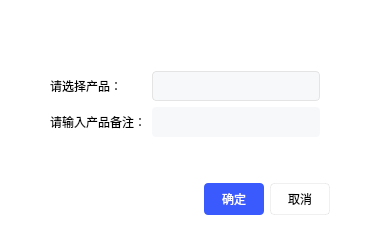
<?xml version="1.0" encoding="UTF-8"?>
<ui version="4.0">
 <class>CCChoseProductDialog</class>
 <widget class="QDialog" name="CCChoseProductDialog">
  <property name="geometry">
   <rect>
    <x>0</x>
    <y>0</y>
    <width>370</width>
    <height>226</height>
   </rect>
  </property>
  <property name="windowTitle">
   <string>Dialog</string>
  </property>
  <property name="styleSheet">
   <string notr="true">QDialog#CCChoseProductDialog{
background-color:white;
}</string>
  </property>
  <layout class="QVBoxLayout" name="verticalLayout">
   <property name="leftMargin">
    <number>0</number>
   </property>
   <property name="topMargin">
    <number>0</number>
   </property>
   <property name="rightMargin">
    <number>0</number>
   </property>
   <item>
    <widget class="CCPublicTitleBar" name="widget" native="true">
     <property name="sizePolicy">
      <sizepolicy hsizetype="Preferred" vsizetype="Fixed">
       <horstretch>0</horstretch>
       <verstretch>0</verstretch>
      </sizepolicy>
     </property>
     <property name="minimumSize">
      <size>
       <width>0</width>
       <height>40</height>
      </size>
     </property>
     <property name="styleSheet">
      <string notr="true"/>
     </property>
    </widget>
   </item>
   <item>
    <layout class="QGridLayout" name="gridLayout">
     <property name="leftMargin">
      <number>50</number>
     </property>
     <property name="topMargin">
      <number>25</number>
     </property>
     <property name="rightMargin">
      <number>50</number>
     </property>
     <item row="0" column="1">
      <widget class="QComboBox" name="cbx_Products">
       <property name="minimumSize">
        <size>
         <width>0</width>
         <height>30</height>
        </size>
       </property>
       <property name="styleSheet">
        <string notr="true">QComboBox{
  background-color:#F7F8FA;
  font-size:14px;
  padding: 1px 15px 1px 3px;
  border:1px solid rgba(228,228,228,1);
  border-radius:4px;
} 

QComboBox::drop-down {
  subcontrol-origin: padding;
  subcontrol-position: top right;
  width: 15px;
  border:none;
}

/* 下拉展开后，整个下拉窗体样式 */
QComboBox QAbstractItemView {
    outline: 1px solid #000000;/*选中项外边框*/
    border: 1px solid;/* 整个下拉窗体的边框 */
    color: #000000;
    background-color: #FFFFFF; /* 整个下拉窗体的背景色 */
    selection-color: #000000;/*下拉框选中项字体颜色*/
    selection-background-color: #F0F2F8;/* 下拉框选中项的背景色 */
}
</string>
       </property>
      </widget>
     </item>
     <item row="0" column="0">
      <widget class="QLabel" name="label">
       <property name="text">
        <string>请选择产品：</string>
       </property>
      </widget>
     </item>
     <item row="1" column="0">
      <widget class="QLabel" name="label_2">
       <property name="text">
        <string>请输入产品备注：</string>
       </property>
      </widget>
     </item>
     <item row="1" column="1">
      <widget class="QLineEdit" name="ldt_batchNo">
       <property name="minimumSize">
        <size>
         <width>0</width>
         <height>30</height>
        </size>
       </property>
       <property name="styleSheet">
        <string notr="true">QLineEdit#ldt_batchNo{
border-radius:4px;
background-color:#F7F8FA;
}</string>
       </property>
      </widget>
     </item>
    </layout>
   </item>
   <item>
    <spacer name="verticalSpacer">
     <property name="orientation">
      <enum>Qt::Vertical</enum>
     </property>
     <property name="sizeHint" stdset="0">
      <size>
       <width>20</width>
       <height>40</height>
      </size>
     </property>
    </spacer>
   </item>
   <item>
    <layout class="QHBoxLayout" name="horizontalLayout">
     <property name="rightMargin">
      <number>40</number>
     </property>
     <item>
      <spacer name="horizontalSpacer">
       <property name="orientation">
        <enum>Qt::Horizontal</enum>
       </property>
       <property name="sizeHint" stdset="0">
        <size>
         <width>40</width>
         <height>20</height>
        </size>
       </property>
      </spacer>
     </item>
     <item>
      <widget class="QPushButton" name="pb_Confirm">
       <property name="sizePolicy">
        <sizepolicy hsizetype="Fixed" vsizetype="Fixed">
         <horstretch>0</horstretch>
         <verstretch>0</verstretch>
        </sizepolicy>
       </property>
       <property name="minimumSize">
        <size>
         <width>60</width>
         <height>32</height>
        </size>
       </property>
       <property name="styleSheet">
        <string notr="true">QPushButton#pb_Confirm{
border-radius: 4px;
border: 0px solid;
background-color:#3B5AFD;
color:white;
font-weight:400;
}

QPushButton#pb_Confirm:hover{
background-color:#3B5ABB;
}</string>
       </property>
       <property name="text">
        <string>确定</string>
       </property>
      </widget>
     </item>
     <item>
      <widget class="QPushButton" name="pb_Cancel">
       <property name="sizePolicy">
        <sizepolicy hsizetype="Fixed" vsizetype="Fixed">
         <horstretch>0</horstretch>
         <verstretch>0</verstretch>
        </sizepolicy>
       </property>
       <property name="minimumSize">
        <size>
         <width>60</width>
         <height>32</height>
        </size>
       </property>
       <property name="styleSheet">
        <string notr="true">QPushButton#pb_Cancel{
border-radius: 4px;
border:1px solid rgba(100, 100, 100, 0.1);
background-color:white;
font-weight:400;
}

QPushButton#pb_Cancel:hover{
background-color:#DDDDDD;
}</string>
       </property>
       <property name="text">
        <string>取消</string>
       </property>
      </widget>
     </item>
    </layout>
   </item>
  </layout>
 </widget>
 <customwidgets>
  <customwidget>
   <class>CCPublicTitleBar</class>
   <extends>QWidget</extends>
   <header location="global">ui/common/CCPublicTitleBar.h</header>
   <container>1</container>
  </customwidget>
 </customwidgets>
 <resources/>
 <connections/>
</ui>
